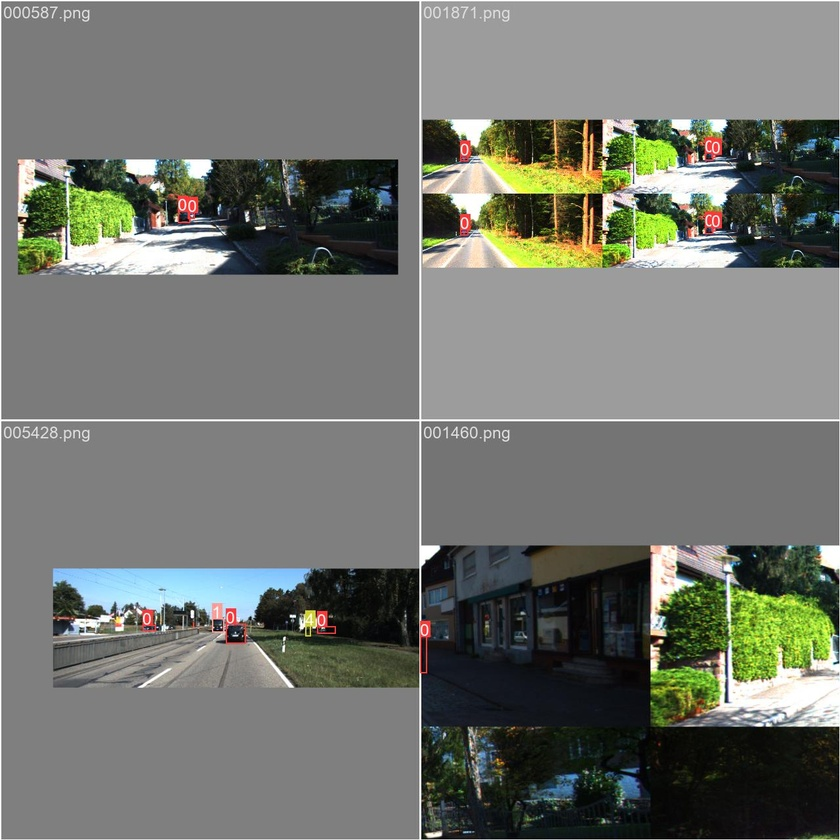
#> input picture Smart-Surveillance-System-for-Vehicle-Crash-Detection/src/training/runs/mlflow/523605148782403501/185bde92bedd4fb89bfd95c2b3842f6f/artifacts/train_batch0.jpg, 840 x 840 px, shrunk from 1280 x 1280 before the run; its folder holds only this picture in this run
$ python -i anonymization.py   (imports and definitions only)
#> lines starting #> are read from the running program, lines starting #| are printed output that depends on the picture; after the words box and inside, x2 and y2 are one past the last pixel; in counts of white or black regions, pixels touching at a corner belong together
#> further down, picture is the input picture: shape (840, 840, 3); mean B, G, R 110.4, 116.9, 114.2
"""
Frame anonymization service for privacy compliance.

This module provides face and license plate anonymization using
Gaussian blur for GDPR/privacy compliance.

Supports two face detection methods:
1. YOLO face model (preferred, more accurate)
2. OpenCV Haar Cascade (fallback, no extra model needed)
"""

import cv2
import numpy as np
from typing import Optional, List, Tuple
import logging

logger = logging.getLogger(__name__)


# Global face model reference
_face_model = None

# OpenCV Haar Cascade for face detection (fallback)
_haar_cascade = None


def _get_haar_cascade():
    """Get or initialize the Haar Cascade face detector."""
    global _haar_cascade
    if _haar_cascade is None:
        cascade_path = cv2.data.haarcascades + 'haarcascade_frontalface_default.xml'
        _haar_cascade = cv2.CascadeClassifier(cascade_path)
        if _haar_cascade.empty():
            logger.warning("Failed to load Haar Cascade")
            _haar_cascade = None
        else:
            logger.info("OpenCV Haar Cascade loaded for face detection")
    return _haar_cascade


# [4 lines left out: function set_face_model, not called in this run]


def anonymize_frame(frame: np.ndarray) -> np.ndarray:
    """
    Anonymize faces and license plates in the frame using Gaussian blur.

    This function ensures GDPR/privacy compliance by:
    1. Detecting and blurring faces using YOLO or OpenCV Haar Cascade
    2. Detecting and blurring license plates using HSV color filtering

    Args:
        frame: Input BGR image as numpy array

    Returns:
        Anonymized frame with blurred faces and license plates
    """
    anonymized_frame = frame.copy()

    try:
        # Stage 1: Face Detection (using YOLO or Haar Cascade fallback)
        anonymized_frame = _blur_faces(anonymized_frame)

        # Stage 2: License Plate Detection
        anonymized_frame = _blur_license_plates(anonymized_frame, frame)

        logger.debug("Frame anonymized successfully")

    except Exception as e:
        logger.warning(f"Anonymization error: {e}")
        return frame

    return anonymized_frame


def _blur_faces(frame: np.ndarray) -> np.ndarray:
    """
    Detect and blur faces in the frame.

    Uses YOLO face model if available, otherwise falls back to
    OpenCV Haar Cascade for face detection.

    Args:
        frame: Input BGR image

    Returns:
        Frame with blurred faces
    """
    # Try YOLO face model first (more accurate)
    if _face_model is not None:
        try:
            face_results = _face_model(frame, verbose=False)

            for result in face_results:
                for box in result.boxes:
                    xyxy = box.xyxy[0].cpu().numpy().astype(int)
                    x1, y1, x2, y2 = xyxy

                    # Ensure coordinates are within frame bounds
                    x1, y1 = max(0, x1), max(0, y1)
                    x2, y2 = min(frame.shape[1], x2), min(frame.shape[0], y2)

                    # Apply Gaussian blur to face region
                    if x2 > x1 and y2 > y1:
                        roi = frame[y1:y2, x1:x2]
                        blurred_roi = cv2.GaussianBlur(roi, (99, 99), 30)
                        frame[y1:y2, x1:x2] = blurred_roi

            return frame
        except Exception as e:
            logger.warning(f"YOLO face detection error: {e}")

    # Fallback to Haar Cascade
    haar = _get_haar_cascade()
    if haar is not None:
        try:
            gray = cv2.cvtColor(frame, cv2.COLOR_BGR2GRAY)
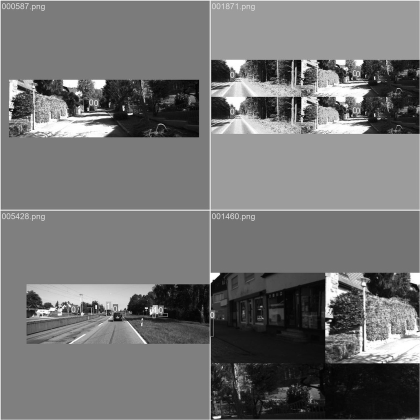
#> gray: shape (840, 840) (shown at 1/2 size); min 0, max 255, mean 115.3
            faces = haar.detectMultiScale(
                gray,
                scaleFactor=1.1,
                minNeighbors=5,
                minSize=(30, 30)
            )
#> faces = ()

            for (x, y, w, h) in faces:
                # Apply Gaussian blur to face region
                roi = frame[y:y+h, x:x+w]
                blurred_roi = cv2.GaussianBlur(roi, (99, 99), 30)
                frame[y:y+h, x:x+w] = blurred_roi
#> this loop made 0 passes

        except Exception as e:
            logger.warning(f"Haar Cascade face detection error: {e}")

    return frame


def _blur_license_plates(
    anonymized_frame: np.ndarray,
    original_frame: np.ndarray
) -> np.ndarray:
    """
    Detect and blur license plates using color-based heuristics.

    Uses HSV color filtering to detect white/yellow rectangular regions
    with typical license plate aspect ratios.

    Args:
        anonymized_frame: Frame to apply blur to
        original_frame: Original frame for detection

    Returns:
        Frame with blurred license plates
    """
    try:
        # Convert to HSV for better color detection
        hsv = cv2.cvtColor(original_frame, cv2.COLOR_BGR2HSV)
#> hsv: shape (840, 840, 3); mean H, S, V 26.9, 34.2, 119.5

        # White/yellow plate detection
        lower_white = np.array([0, 0, 200])
        upper_white = np.array([180, 30, 255])
        mask = cv2.inRange(hsv, lower_white, upper_white)
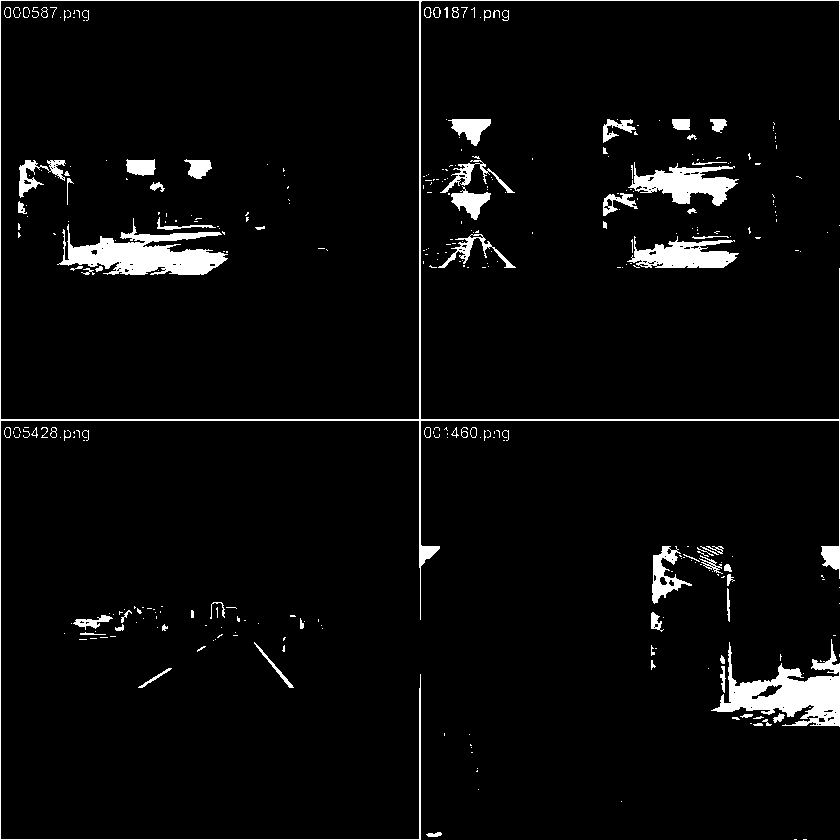
#> mask: shape (840, 840); 4.2% white; 347 white regions (264 under 20 px)

        # Find contours
        contours, _ = cv2.findContours(
            mask, cv2.RETR_EXTERNAL, cv2.CHAIN_APPROX_SIMPLE
        )
#> contours = 284 contours, 241 with area under 20; largest, box (x1, y1, x2, y2) and area: (0, 0, 840, 840) 177661, (711, 639, 840, 727) 4404, (628, 162, 739, 206) 2199, (627, 236, 739, 268) 1952, (652, 546, 692, 604) 848

        for contour in contours:
            area = cv2.contourArea(contour)

            # Filter by area (typical license plate size)
            if 500 < area < 10000:
                x, y, w, h = cv2.boundingRect(contour)
                aspect_ratio = w / float(h) if h > 0 else 0

                # License plates typically have aspect ratio between 2:1 and 5:1
                if 2.0 < aspect_ratio < 5.0:
                    # Apply Gaussian blur
                    roi = anonymized_frame[y:y+h, x:x+w]
                    blurred_roi = cv2.GaussianBlur(roi, (51, 51), 30)
                    anonymized_frame[y:y+h, x:x+w] = blurred_roi
#> this loop made 284 passes
#> (area, x, y, w, h, aspect_ratio) on passes 36, 115, 183, 220, 244, 272: (4404.5, 711, 639, 129, 88, 1.47), (848.5, 652, 546, 40, 58, 0.69), (1951.5, 627, 236, 112, 32, 3.5), (559, 451, 186, 40, 34, 1.18), (2199, 628, 162, 111, 44, 2.52), (567, 448, 119, 43, 27, 1.59)
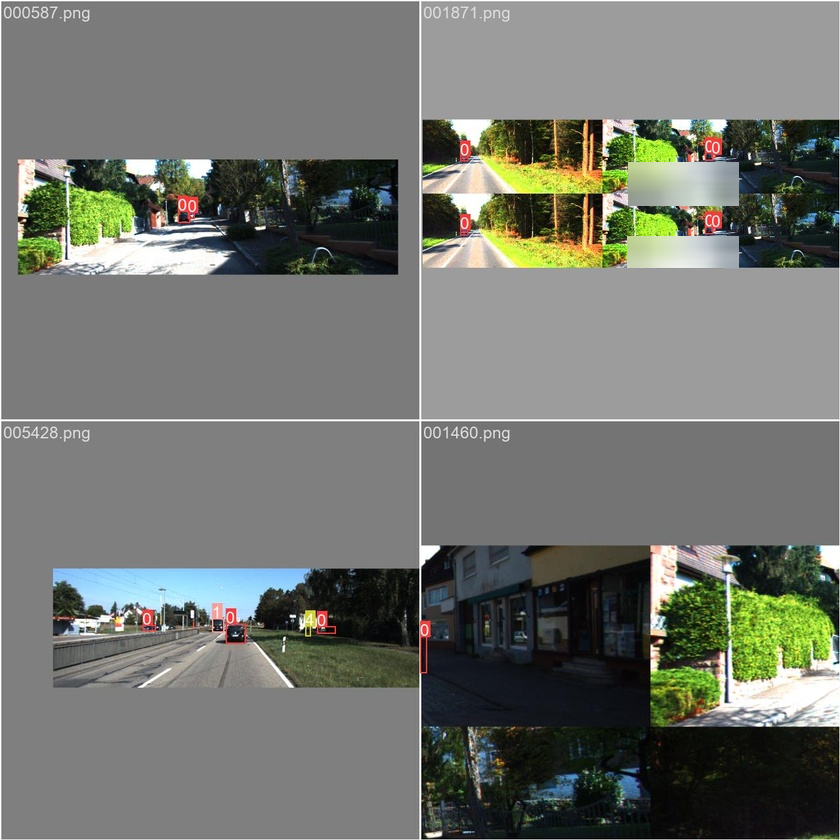
#> anonymized_frame: shape (840, 840, 3); 1.2% of pixels changed, all inside (x1, y1, x2, y2) = (627, 162, 739, 268)
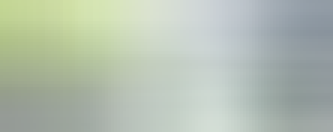
#> roi: shape (44, 111, 3) (shown 3 times larger); mean B, G, R 176.1, 190.7, 179.6

    except Exception as e:
        logger.warning(f"License plate detection error: {e}")

    return anonymized_frame


# [51 lines left out: function get_privacy_metrics, not called in this run]

>>> import cv2
>>> picture = cv2.imread('../training/runs/mlflow/523605148782403501/185bde92bedd4fb89bfd95c2b3842f6f/artifacts/train_batch0.jpg')
>>> result = anonymize_frame(picture)
